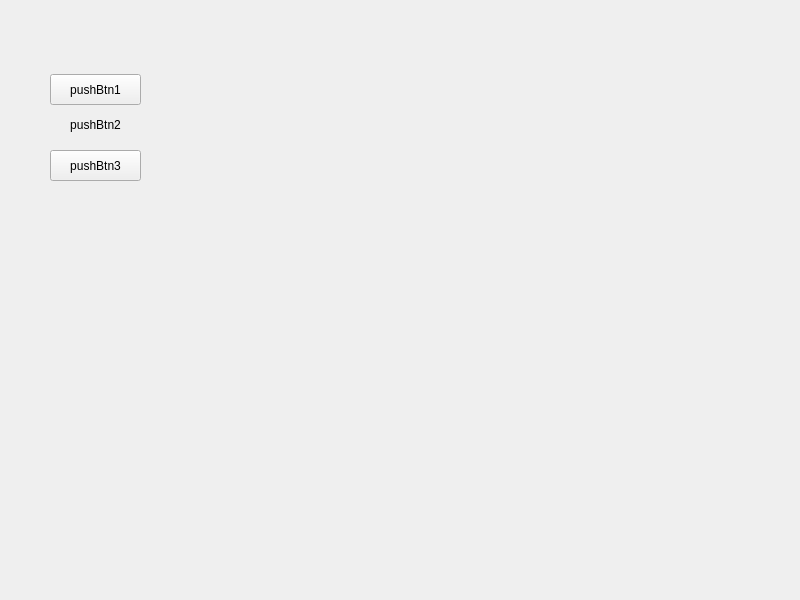
<?xml version="1.0" encoding="UTF-8"?>
<ui version="4.0">
 <class>MyWidget</class>
 <widget class="QWidget" name="MyWidget">
  <property name="geometry">
   <rect>
    <x>0</x>
    <y>0</y>
    <width>800</width>
    <height>600</height>
   </rect>
  </property>
  <property name="windowTitle">
   <string>MyWidget</string>
  </property>
  <widget class="QPushButton" name="pushBtn1">
   <property name="geometry">
    <rect>
     <x>50</x>
     <y>74</y>
     <width>91</width>
     <height>31</height>
    </rect>
   </property>
   <property name="text">
    <string>pushBtn1</string>
   </property>
   <property name="checkable">
    <bool>true</bool>
   </property>
  </widget>
  <widget class="QPushButton" name="pushBtn2">
   <property name="geometry">
    <rect>
     <x>50</x>
     <y>109</y>
     <width>91</width>
     <height>31</height>
    </rect>
   </property>
   <property name="text">
    <string>pushBtn2</string>
   </property>
   <property name="flat">
    <bool>true</bool>
   </property>
  </widget>
  <widget class="QPushButton" name="pushBtn3">
   <property name="geometry">
    <rect>
     <x>50</x>
     <y>150</y>
     <width>91</width>
     <height>31</height>
    </rect>
   </property>
   <property name="text">
    <string>pushBtn3</string>
   </property>
  </widget>
 </widget>
 <resources/>
 <connections/>
</ui>
